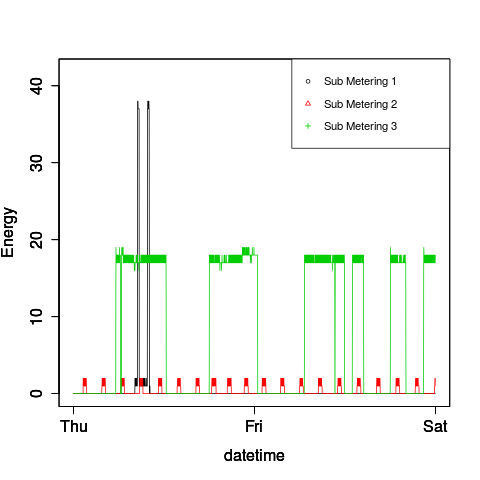

Write R code to recreate this figure.
data = read.csv("mod_data.csv")

datetime = strptime(paste(data[,1], data[,2]), "%Y-%m-%d %H:%M:%S")

graphics.off()

ymin = 0
ymax = 1.1*max(data[,7:9])
ylim = c(ymin, ymax)

series = c("Sub Metering 1", "Sub Metering 2", "Sub Metering 3")

plot(datetime, data[,7], 'l', ylab = "Energy", ylim = ylim, col = 1)
par(new = T)
plot(datetime, data[,8], 'l', ylab = "Energy", ylim = ylim, col = 2)
par(new = T)
plot(datetime, data[,9], 'l', ylab = "Energy", ylim = ylim, col = 3)

legend("topright", series, col = 1:3, pch = 1:3, cex = .7)
dev.copy(png, "plot3.png")

dev.off()
